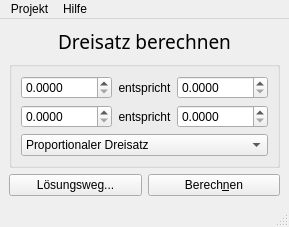
<?xml version="1.0" encoding="UTF-8"?>
<ui version="4.0">
 <class>MainWindow</class>
 <widget class="QMainWindow" name="MainWindow">
  <property name="geometry">
   <rect>
    <x>0</x>
    <y>0</y>
    <width>276</width>
    <height>221</height>
   </rect>
  </property>
  <property name="windowTitle">
   <string>Dreisatz-Rechner</string>
  </property>
  <property name="windowIcon">
   <iconset resource="dreisatz.qrc">
    <normaloff>:/icons/accessories-calculator-3.ico</normaloff>:/icons/accessories-calculator-3.ico</iconset>
  </property>
  <widget class="QWidget" name="centralwidget">
   <layout class="QGridLayout" name="gridLayout_4">
    <item row="0" column="0" colspan="2">
     <layout class="QGridLayout" name="gridLayout">
      <item row="0" column="0">
       <spacer name="horizontalSpacer">
        <property name="orientation">
         <enum>Qt::Orientation::Horizontal</enum>
        </property>
        <property name="sizeHint" stdset="0">
         <size>
          <width>40</width>
          <height>20</height>
         </size>
        </property>
       </spacer>
      </item>
      <item row="0" column="1">
       <widget class="QLabel" name="labelTitle">
        <property name="font">
         <font>
          <family>Rundkursiv</family>
          <pointsize>14</pointsize>
         </font>
        </property>
        <property name="text">
         <string>Dreisatz berechnen</string>
        </property>
       </widget>
      </item>
      <item row="0" column="2">
       <spacer name="horizontalSpacer_2">
        <property name="orientation">
         <enum>Qt::Orientation::Horizontal</enum>
        </property>
        <property name="sizeHint" stdset="0">
         <size>
          <width>40</width>
          <height>20</height>
         </size>
        </property>
       </spacer>
      </item>
     </layout>
    </item>
    <item row="1" column="0" colspan="2">
     <widget class="QGroupBox" name="groupBox">
      <property name="title">
       <string/>
      </property>
      <layout class="QGridLayout" name="gridLayout_3">
       <item row="0" column="0">
        <layout class="QGridLayout" name="gridLayout_2">
         <item row="0" column="0">
          <widget class="QDoubleSpinBox" name="dspField1">
           <property name="statusTip">
            <string>Positiven Wert eingeben oder 0 für Wertsuche</string>
           </property>
           <property name="decimals">
            <number>4</number>
           </property>
           <property name="maximum">
            <double>99999.990000000005239</double>
           </property>
          </widget>
         </item>
         <item row="0" column="1">
          <widget class="QLabel" name="label_2">
           <property name="text">
            <string>entspricht</string>
           </property>
           <property name="alignment">
            <set>Qt::AlignmentFlag::AlignCenter</set>
           </property>
          </widget>
         </item>
         <item row="0" column="2">
          <widget class="QDoubleSpinBox" name="dspField2">
           <property name="statusTip">
            <string>Positiven Wert eingeben oder 0 für Wertsuche</string>
           </property>
           <property name="decimals">
            <number>4</number>
           </property>
           <property name="maximum">
            <double>99999.990000000005239</double>
           </property>
          </widget>
         </item>
         <item row="1" column="0">
          <widget class="QDoubleSpinBox" name="dspField3">
           <property name="statusTip">
            <string>Positiven Wert eingeben oder 0 für Wertsuche</string>
           </property>
           <property name="decimals">
            <number>4</number>
           </property>
           <property name="maximum">
            <double>99999.990000000005239</double>
           </property>
          </widget>
         </item>
         <item row="1" column="1">
          <widget class="QLabel" name="label_3">
           <property name="text">
            <string>entspricht</string>
           </property>
           <property name="alignment">
            <set>Qt::AlignmentFlag::AlignCenter</set>
           </property>
          </widget>
         </item>
         <item row="1" column="2">
          <widget class="QDoubleSpinBox" name="dspField4">
           <property name="statusTip">
            <string>Positiven Wert eingeben oder 0 für Wertsuche</string>
           </property>
           <property name="decimals">
            <number>4</number>
           </property>
           <property name="maximum">
            <double>99999.990000000005239</double>
           </property>
          </widget>
         </item>
        </layout>
       </item>
       <item row="1" column="0">
        <widget class="QComboBox" name="cbxDreisatzType">
         <property name="toolTip">
          <string>&lt;html&gt;&lt;head/&gt;&lt;body&gt;&lt;p&gt;&lt;span style=&quot; font-weight:700; font-style:italic;&quot;&gt;Proportionaler Dreisatz:&lt;/span&gt;&lt;br/&gt;Beide Werte wachsen&lt;/p&gt;&lt;p&gt;&lt;span style=&quot; font-weight:700; font-style:italic;&quot;&gt;Antiproportionaler Dreisatz&lt;/span&gt;: &lt;br/&gt;Wenn eine Größe wächst, verringert sich die Andere&lt;/p&gt;&lt;/body&gt;&lt;/html&gt;</string>
         </property>
         <property name="statusTip">
          <string>Proportional oder antiproportional?</string>
         </property>
         <item>
          <property name="text">
           <string>Proportionaler Dreisatz</string>
          </property>
         </item>
         <item>
          <property name="text">
           <string>Antiproportionaler Dreisatz</string>
          </property>
         </item>
        </widget>
       </item>
      </layout>
     </widget>
    </item>
    <item row="2" column="0">
     <widget class="QPushButton" name="btnSolution">
      <property name="statusTip">
       <string>Lösungsweg erklären</string>
      </property>
      <property name="text">
       <string>Lösungsweg...</string>
      </property>
      <property name="icon">
       <iconset resource="dreisatz.qrc">
        <normaloff>:/icons/emblem-notice.ico</normaloff>:/icons/emblem-notice.ico</iconset>
      </property>
     </widget>
    </item>
    <item row="2" column="1">
     <widget class="QPushButton" name="btnCalc">
      <property name="statusTip">
       <string>Fehlende Größe berechnen</string>
      </property>
      <property name="text">
       <string>Berech&amp;nen</string>
      </property>
      <property name="icon">
       <iconset resource="dreisatz.qrc">
        <normaloff>:/icons/checkbox-2.ico</normaloff>:/icons/checkbox-2.ico</iconset>
      </property>
     </widget>
    </item>
   </layout>
  </widget>
  <widget class="QMenuBar" name="menubar">
   <property name="geometry">
    <rect>
     <x>0</x>
     <y>0</y>
     <width>276</width>
     <height>22</height>
    </rect>
   </property>
   <widget class="QMenu" name="menuProjekt">
    <property name="title">
     <string>Projekt</string>
    </property>
    <addaction name="actionNeue_Berechnung"/>
    <addaction name="separator"/>
    <addaction name="actionBerechnen"/>
    <addaction name="actionSolution"/>
    <addaction name="separator"/>
    <addaction name="actionProgramm_beenden"/>
   </widget>
   <widget class="QMenu" name="menuHilfe">
    <property name="title">
     <string>Hilfe</string>
    </property>
    <addaction name="actionDreisatz"/>
    <addaction name="separator"/>
    <addaction name="action_About"/>
    <addaction name="action_AboutQt"/>
   </widget>
   <addaction name="menuProjekt"/>
   <addaction name="menuHilfe"/>
  </widget>
  <widget class="QStatusBar" name="statusbar"/>
  <action name="actionNeue_Berechnung">
   <property name="text">
    <string>Neue Berechnung</string>
   </property>
   <property name="statusTip">
    <string>Alle Werte zurücksetzen</string>
   </property>
   <property name="shortcut">
    <string>Ctrl+N</string>
   </property>
  </action>
  <action name="actionProgramm_beenden">
   <property name="icon">
    <iconset resource="dreisatz.qrc">
     <normaloff>:/icons/application-exit.ico</normaloff>:/icons/application-exit.ico</iconset>
   </property>
   <property name="text">
    <string>Programm beenden</string>
   </property>
   <property name="statusTip">
    <string>Programm beenden?</string>
   </property>
   <property name="shortcut">
    <string>Ctrl+Q</string>
   </property>
  </action>
  <action name="actionDreisatz">
   <property name="icon">
    <iconset resource="dreisatz.qrc">
     <normaloff>:/icons/address-book-new-2.ico</normaloff>:/icons/address-book-new-2.ico</iconset>
   </property>
   <property name="text">
    <string>Dreisatz...</string>
   </property>
   <property name="statusTip">
    <string>Grundlagen zum Dreisatz</string>
   </property>
   <property name="shortcut">
    <string>F1</string>
   </property>
  </action>
  <action name="action_About">
   <property name="text">
    <string>Über das Program...</string>
   </property>
   <property name="statusTip">
    <string>über Dreisatz Rechner...</string>
   </property>
   <property name="shortcut">
    <string>Ctrl+A</string>
   </property>
  </action>
  <action name="action_AboutQt">
   <property name="text">
    <string>Über Qt...</string>
   </property>
   <property name="statusTip">
    <string>über Qt...</string>
   </property>
   <property name="shortcut">
    <string>Ctrl+T</string>
   </property>
  </action>
  <action name="actionSolution">
   <property name="icon">
    <iconset resource="dreisatz.qrc">
     <normaloff>:/icons/emblem-notice.ico</normaloff>:/icons/emblem-notice.ico</iconset>
   </property>
   <property name="text">
    <string>Lösungsweg...</string>
   </property>
   <property name="statusTip">
    <string>Lösungsweg erklären</string>
   </property>
   <property name="shortcut">
    <string>Ctrl+L</string>
   </property>
  </action>
  <action name="actionBerechnen">
   <property name="icon">
    <iconset resource="dreisatz.qrc">
     <normaloff>:/icons/checkbox-2.ico</normaloff>:/icons/checkbox-2.ico</iconset>
   </property>
   <property name="text">
    <string>Berechnen</string>
   </property>
   <property name="statusTip">
    <string>Fehlenden Bezug berechnen</string>
   </property>
  </action>
 </widget>
 <resources>
  <include location="dreisatz.qrc"/>
 </resources>
 <connections/>
</ui>
